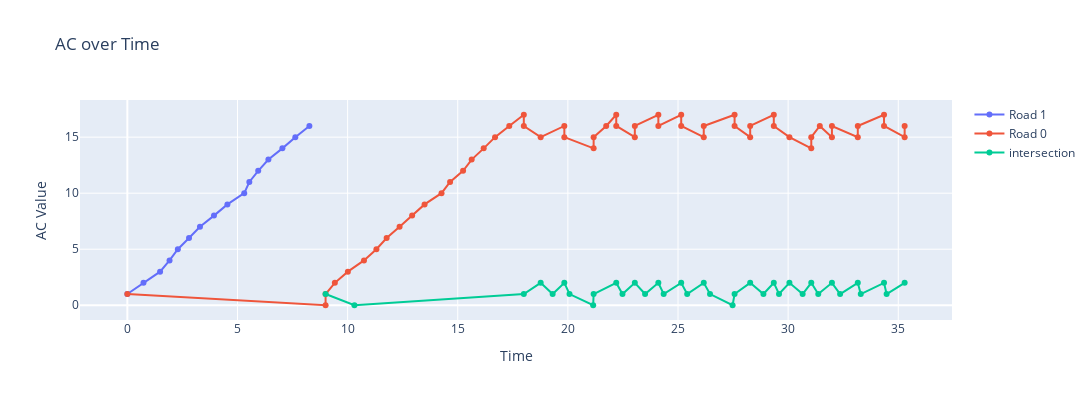

Notebook source saved alongside this figure:
### Code cell
plot_trace(road1_ac, road0_ac,intersec_ac0, "Road 1", "Road 0")

### Figure 1 — Plotly figure (JSON) as saved in the notebook; plotly's stock layout.template omitted (floating-point values rounded to 4 significant figures)
{"data": [{"mode": "lines+markers", "name": "Road 1", "type": "scatter", "x": [0.0, 0.733, 1.486, 1.916, 2.292, 2.8, 3.297, 3.933, 4.542, 5.306, 5.538, 5.941, 6.404, 7.039, 7.626, 8.265], "y": [1, 2, 3, 4, 5, 6, 7, 8, 9, 10, 11, 12, 13, 14, 15, 16]}, {"mode": "lines+markers", "name": "Road 0", "type": "scatter", "x": [0.0, 9.0, 9.0, 9.421, 10.01, 10.74, 11.31, 11.77, 12.36, 12.93, 13.49, 14.26, 14.65, 15.24, 15.63, 16.18, 16.69, 17.34, 18.0, 18.0, 18.77, 19.84, 19.84, 21.17, 21.17, 21.74, 22.2, 22.2, 23.04, 23.04, 24.11, 24.11, 25.15, 25.15, 26.17, 26.17, 27.57, 27.57, 28.28, 28.28, 29.35, 29.35, 30.06, 31.05, 31.05, 31.44, 31.99, 31.99, 33.16, 33.16, 34.35, 34.35, 35.29, 35.29], "y": [1, 0, 1, 2, 3, 4, 5, 6, 7, 8, 9, 10, 11, 12, 13, 14, 15, 16, 17, 16, 15, 16, 15, 14, 15, 16, 17, 16, 15, 16, 17, 16, 17, 16, 15, 16, 17, 16, 15, 16, 17, 16, 15, 14, 15, 16, 15, 16, 15, 16, 17, 16, 15, 16]}, {"mode": "lines+markers", "name": "intersection", "type": "scatter", "x": [9.0, 10.31, 18.0, 18.77, 19.31, 19.84, 20.07, 21.15, 21.17, 22.2, 22.48, 23.04, 23.51, 24.11, 24.35, 25.15, 25.42, 26.17, 26.45, 27.48, 27.57, 28.28, 28.88, 29.35, 29.59, 30.06, 30.66, 31.05, 31.37, 31.99, 32.36, 33.16, 33.3, 34.35, 34.47, 35.29], "y": [1, 0, 1, 2, 1, 2, 1, 0, 1, 2, 1, 2, 1, 2, 1, 2, 1, 2, 1, 0, 1, 2, 1, 2, 1, 2, 1, 2, 1, 2, 1, 2, 1, 2, 1, 2]}], "layout": {"height": 400, "hovermode": "closest", "title": {"text": "AC over Time"}, "width": 1200, "xaxis": {"anchor": "y", "domain": [0, 1], "title": {"text": "Time"}}, "yaxis": {"anchor": "x", "domain": [0, 1], "title": {"text": "AC Value"}}}}
